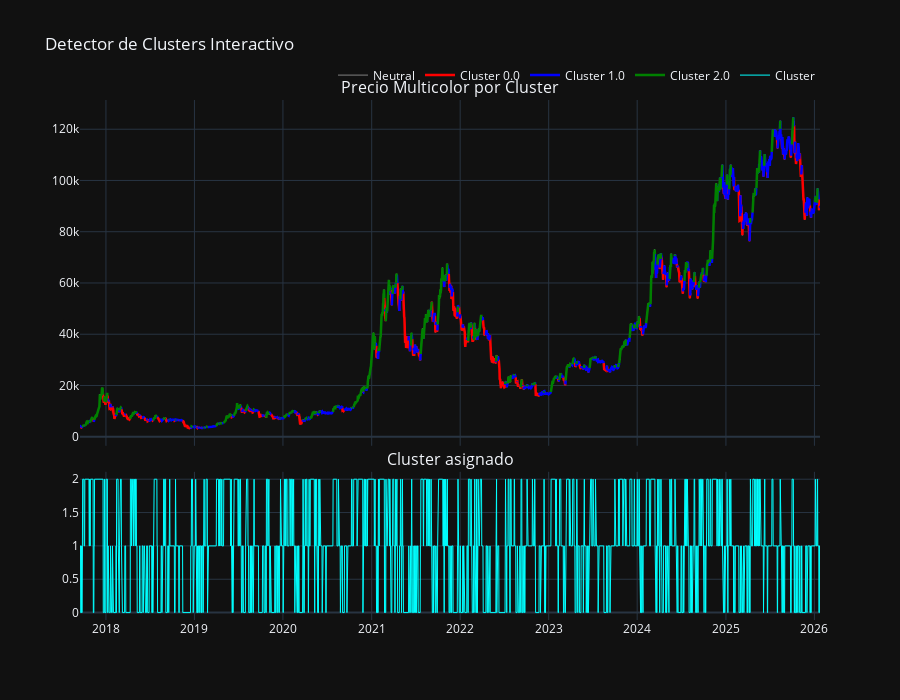

The code cell stored with this chart in its notebook:
### Code cell
import plotly.graph_objects as go
from plotly.subplots import make_subplots

# --- 1. Base continua (gris) ---
close_neutral = df['Close']

# --- 2. Series por cluster ---
colors = {0.0: "red", 1.0: "blue", 2.0: "green"}
close_cluster = {}

for c in colors.keys():
    # Creamos máscara: el punto actual o el siguiente pertenece al cluster
    mask = (df['cluster'] == c) | (df['cluster'].shift(-1) == c)
    series = df['Close'].copy()
    series[~mask] = np.nan
    close_cluster[c] = series

# --- 3. Crear subplots ---
fig = make_subplots(
    rows=2, cols=1,
    shared_xaxes=True,
    vertical_spacing=0.05,
    row_heights=[0.7, 0.3],
    subplot_titles=("Precio Multicolor por Cluster", "Cluster asignado")
)

# --- Panel superior: Precio ---
# Línea gris base
fig.add_trace(go.Scatter(
    x=df.index, y=close_neutral,
    mode='lines',
    line=dict(color='gray', width=1),
    name='Neutral',
    hoverinfo='skip'
), row=1, col=1)

# Líneas coloreadas por cluster
for c, series in close_cluster.items():
    fig.add_trace(go.Scatter(
        x=df.index, y=series,
        mode='lines',
        line=dict(color=colors[c], width=2.5),
        name=f"Cluster {c}",
        connectgaps=False
    ), row=1, col=1)

# --- Panel inferior: mostrar cluster como línea discreta ---
fig.add_trace(go.Scatter(
    x=df.index, y=df['cluster'],
    mode='lines',
    line=dict(color='cyan', width=1),
    name='Cluster'
), row=2, col=1)

# --- Layout ---
fig.update_layout(
    template='plotly_dark',
    height=700,
    title_text="Detector de Clusters Interactivo",
    hovermode="x unified",
    dragmode='zoom',
    legend=dict(orientation="h", yanchor="bottom", y=1.02, xanchor="right", x=1)
)

fig.update_xaxes(rangeslider_visible=False)

fig.show()

### Figure 1 — Plotly figure (JSON) as saved in the notebook; plotly's stock layout.template omitted (floating-point values rounded to 4 significant figures; data arrays with more than 128 entries replaced by an {"elided": "..."} marker saying what was removed)
{"data": [{"hoverinfo": "skip", "line": {"color": "gray", "width": 1}, "mode": "lines", "name": "Neutral", "type": "scatter", "x": {"elided": "3053 str values"}, "xaxis": "x", "y": {"elided": "3053 float values"}, "yaxis": "y"}, {"connectgaps": false, "line": {"color": "red", "width": 2.5}, "mode": "lines", "name": "Cluster 0.0", "type": "scatter", "x": {"elided": "3053 str values"}, "xaxis": "x", "y": {"elided": "3053 float values"}, "yaxis": "y"}, {"connectgaps": false, "line": {"color": "blue", "width": 2.5}, "mode": "lines", "name": "Cluster 1.0", "type": "scatter", "x": {"elided": "3053 str values"}, "xaxis": "x", "y": {"elided": "3053 float values"}, "yaxis": "y"}, {"connectgaps": false, "line": {"color": "green", "width": 2.5}, "mode": "lines", "name": "Cluster 2.0", "type": "scatter", "x": {"elided": "3053 str values"}, "xaxis": "x", "y": {"elided": "3053 float values"}, "yaxis": "y"}, {"line": {"color": "cyan", "width": 1}, "mode": "lines", "name": "Cluster", "type": "scatter", "x": {"elided": "3053 str values"}, "xaxis": "x2", "y": {"elided": "3053 int values"}, "yaxis": "y2"}], "layout": {"annotations": [{"font": {"size": 16}, "showarrow": false, "text": "Precio Multicolor por Cluster", "x": 0.5, "xanchor": "center", "xref": "paper", "y": 1.0, "yanchor": "bottom", "yref": "paper"}, {"font": {"size": 16}, "showarrow": false, "text": "Cluster asignado", "x": 0.5, "xanchor": "center", "xref": "paper", "y": 0.285, "yanchor": "bottom", "yref": "paper"}], "dragmode": "zoom", "height": 700, "hovermode": "x unified", "legend": {"orientation": "h", "x": 1, "xanchor": "right", "y": 1.02, "yanchor": "bottom"}, "title": {"text": "Detector de Clusters Interactivo"}, "xaxis": {"anchor": "y", "domain": [0, 1], "matches": "x2", "rangeslider": {"visible": false}, "showticklabels": false}, "xaxis2": {"anchor": "y2", "domain": [0, 1], "rangeslider": {"visible": false}}, "yaxis": {"anchor": "x", "domain": [0.335, 1.0]}, "yaxis2": {"anchor": "x2", "domain": [0, 0.285]}}}
